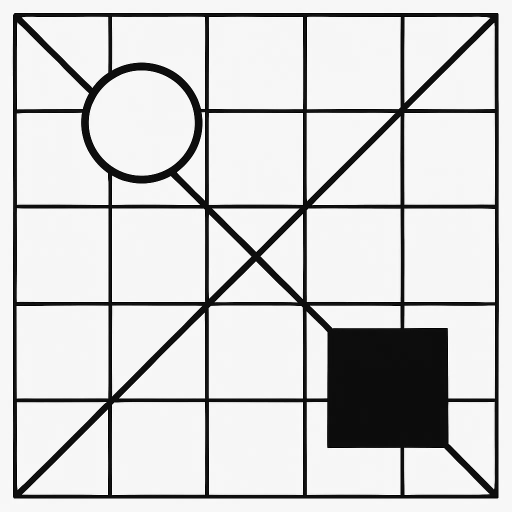
#> input picture debug/input file generator/input images/geometric-test-grid.jpg, 1024 x 1024 px (shown at 1/2 size)
$ python test_pattern_canny.py
#> lines starting #> are read from the running program, lines starting #| are printed output that depends on the picture
#> the answer given: input images/geometric-test-grid.jpg
import cv2
import numpy as np
from pathlib import Path

def image_to_txt(image_path, output_file='image_pixels.txt'):
    """
    Convert an image to a 150x150 text file with RGB values.
    Each line contains space-separated RGB hex values.

    Args:
        image_path (str): Path to the input image
        output_file (str): Name of the output text file

    Returns:
        bool: True if conversion was successful, False otherwise
    """
#> called with image_path = 'input images/geometric-test-grid.jpg', output_file = 'image_pixels.txt'
    # Fixed dimensions
    OUTPUT_WIDTH = 50
    OUTPUT_HEIGHT = 50

    try:
        # Verify input path
        image_path = Path(image_path)
        if not image_path.exists():
            print(f"Error: Image file not found at {image_path}")
            return False

        # Read image
        img = cv2.imread(str(image_path))
#> img is the input picture: shape (1024, 1024, 3); min 0, max 255, mean 208
        if img is None:
            print(f"Error: Could not read image at {image_path}")
            return False

        # Get original dimensions
        original_height, original_width = img.shape[:2]
#> original_height = 1024; original_width = 1024
        print(f"Original image dimensions: {original_width}x{original_height}")
#| Original image dimensions: 1024x1024

        # Resize image
        img = cv2.resize(img, (OUTPUT_WIDTH, OUTPUT_HEIGHT), interpolation=cv2.INTER_AREA)
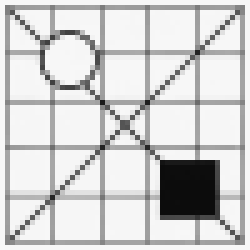
#> img: shape (50, 50, 3) (shown 5 times larger); min 12, max 248, mean 208
        img = cv2.cvtColor(img, cv2.COLOR_BGR2RGB)  # Convert BGR to RGB

        # Create output text
        with open(output_file, 'w') as f:
            for y in range(OUTPUT_HEIGHT):
                row = []
                for x in range(OUTPUT_WIDTH):
                    r, g, b = img[y, x]
                    # Format as 24-bit RGB value (matches your SystemVerilog input format)
                    rgb_hex = f"{r:02x}{g:02x}{b:02x}"
                    row.append(rgb_hex)
                # Write row of hex values
                f.write(' '.join(row) + '\n')

        print(f"\nConversion successful!")
        print(f"Generated pixel data file: {output_file}")
        print(f"Output dimensions: {OUTPUT_WIDTH}x{OUTPUT_HEIGHT}")
        print(f"Format: Each pixel is represented as a 24-bit RGB hex value (RRGGBB)")
        print(f"File structure: {OUTPUT_HEIGHT} rows x {OUTPUT_WIDTH} space-separated values per row")

        # Calculate and display file size
        file_size = Path(output_file).stat().st_size
        print(f"Output file size: {file_size/1024:.2f} KB")

        return True

    except Exception as e:
        print(f"Error during conversion: {str(e)}")
        return False

if __name__ == "__main__":
    try:
        image_path = input("Enter the path to your image: ").strip()
        if image_path:
            image_to_txt(image_path)
        else:
            print("Error: No image path provided")
    except KeyboardInterrupt:
        print("\nOperation cancelled by user")
    except Exception as e:
        print(f"Unexpected error: {str(e)}")
